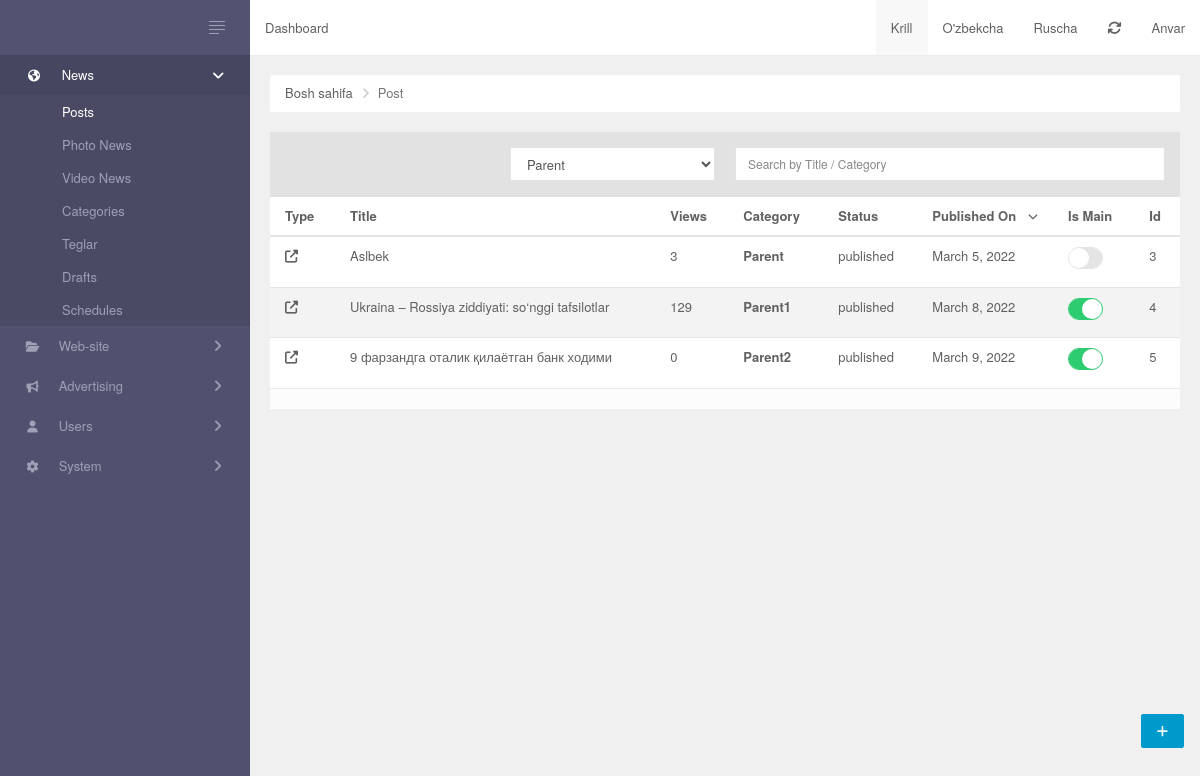
Page / (signed in) on the committed database.
### Admin/models/postAuthor.py (models this page shows, shortened)
class MyUser(AbstractUser):
    bio = models.CharField(max_length = 200, blank = True)
    location = models.CharField(max_length=30, blank=True)
    birth_date = models.DateTimeField(null = True, blank = True)
    img = models.ImageField(upload_to='users/', blank = True, null = True)
    facebook_link = models.URLField(max_length=200, blank=True, null=True)
    instagram_link = models.URLField(max_length=200, blank=True, null=True)
    youtube_link = models.URLField(max_length=200, blank=True, null=True)
    telegram_link = models.URLField(max_length=200, blank=True, null=True)
    gitHub_link = models.URLField(max_length=200, blank=True, null=True)
    STATUS = Choices('enable', 'disabled')
    status = StatusField()

### Admin/models/post.py (models this page shows, shortened)
class Post(models.Model):
    name = models.CharField(max_length = 200)
    slug = models.SlugField(unique=True, max_length=100)
    img = models.ImageField(upload_to='image/', default=True)
    short_info = models.CharField(max_length = 150)
    description = QuillField()
    category = models.ForeignKey('Category', on_delete = models.CASCADE)
    tags = TaggableManager()
    created_at = models.DateTimeField(auto_now_add = True)
    updated_at = models.DateTimeField(auto_now = True)
    STATUS = Choices('draft', 'published', 'disabled', 'posted')
    status = StatusField()
    views = models.PositiveBigIntegerField(default = 0)
    author = models.ForeignKey('MyUser', on_delete = models.CASCADE)
    is_main = models.BooleanField(default = False)

### Admin/models/category.py (models this page shows)
class Category(MPTTModel):
    name = models.CharField(max_length = 200)
    slug = models.SlugField(unique=True)
    description = models.TextField()
    is_hidden = models.BooleanField()
    is_home = models.BooleanField()
    creted_at = models.DateTimeField(auto_now_add = True)
    parent = TreeForeignKey('self', on_delete=models.CASCADE, null=True, blank=True, related_name='children')
    class MPTTMeta:
        order_insertion_by = ['name']
    def __str__(self):
        return self.name

### Admin/views.py (the view)
# urls.py: path('', index, name ='home'),
def index(request):
    news = Post.objects.all()
    category = Category.objects.all()
    return render(request,'index.html',{'news':news,'categories':category})

### Admin/templates/index.html (shortened to what this page needs)
{% extends 'base.html' %}
{% load static %}
{% block content %}
        <div class="main-panel">
            {% include 'inc/header.html' %}
            <div class="main-content">
                <ul class="breadcrumb ">
                    <li><a href="{% url 'home' %}">Bosh sahifa</a></li>
                    <li class="active">Post</li>
                </ul>
                <div class="button-panel">
                    <a class="btn btn-fab btn-raised btn-primary" href="#" title="Create news Post"><i class="fa fa-plus"></i></a>
                </div>
                <div id="post-grid" data-pjax-container="">
                    <div class="panel panel-default data-grid">
                        <div class="panel-heading">
                            <div class="row" id="data-grid-filters">
                                <form id="w0" action="{% url 'news_search' %}" method="post">
                                    <div class="col col-md-3  col-md-offset-3">
                                        <div class="form-group field-post-_domain">
                                            <select class="form-control">
                                                {% for i in categories %}
                                                <option value="{{i.name}}">{{i.name}}</option>
                                                {% endfor %}
                                            </select>
                                        </div>
                                    </div>
                                    <div class="col col-md-6 col-md-6">
                                        <div class="form-group field-post-search">
                                            <input type="text" id="post-search" class="form-control" name="query" placeholder="Search by Title / Category">
                                        </div>
                                    </div>
                                </form>
                            </div>
                        </div>
                        <div id="data-grid" class="table-responsive scroll">
                            <table class="table table-striped table-hover">
                                <thead>
                                    <tr>
                                        <th><a href="/post/index?sort=type" data-sort="type">Type</a></th>
                                        <th><a href="/post/index?sort=title" data-sort="title">Title</a></th>
                                        <th><a href="/post/index?sort=views" data-sort="views">Views</a></th>
                                        <th><a href="/post/index?sort=views" data-sort="views">Category</a></th>
                                        <th><a href="/post/index?sort=status" data-sort="status">Status</a></th>
                                        <th><a class="desc" href="/post/index?sort=published_on" data-sort="published_on">Published On</a></th>
                                        <th><a href="/post/index?sort=is_main" data-sort="is_main">Is Main</a></th>
                                        <th>Id</th>
                                    </tr>
                                </thead>
                                <tbody>
                                    {% for i in news %}
                                    <tr class="  " data-key="620ddae1f2750876ef694475">
                                        <td><a href="#" data-pjax="0" target="_blank"><i class="fa fa-external-link"></i></a></td>
                                        <td><a href="#" data-pjax="0">{{i.name|truncatechars:100}}</a></td>
                                        <td>{{i.views}}</td>
                                        <th><a href="" data-sort="views">{{i.category}}</a></th>
                                        <td>{{i.status}}</td>
                                        <td>{{i.created_at|date}}</td>
                                        <td>
                                            <label id="checkBo_w30" class="switch switch-sm">
                                                <input type="checkbox" name="is_main" {% if i.is_main %}checked{% endif %} ><span><i class='handle'></i></span>
                                            </label>
                                        </td>
                                        <td><a href="/post/schedule?p=620ddae1f2750876ef694475" data-pjax="0">{{i.id}}</a></td>
                                    </tr>
                                    {% endfor %}
                                </tbody>
                            </table>
                            <div class='panel-footer'>
                            </div>
                        </div>
                    </div>
                </div>
            </div>
        </div>
{% endblock %}

### Admin/templates/inc/header.html (shortened to what this page needs)
<header class="header navbar">
    <ul class="nav navbar-nav hidden-xs">
        <li>
            <p class="navbar-text">Dashboard</p>
        </li>
    </ul>
    <ul class="nav navbar-nav navbar-right hidden-xs">
        <li class="active">
            <a href="/post/index">Krill</a>
        </li>
        <li class="">
            <a href="/uz/post/index">O'zbekcha</a>
        </li>
        <li class="">
            <a href="/ru/post/index">Ruscha</a>
        </li>
        <li>
            <a href="/system/cache">
                <i class="fa fa-refresh"></i>
            </a>
        </li>
        <li>
            <a data-toggle="dropdown">
                <span>{{user.username}}</span>
            </a>
        </li>
    </ul>
</header>

### static/css/style.css (style rules this page uses)
.button-panel { bottom: 52px; position: fixed; right: 16px; z-index: 10000; }
.main-panel { transition: margin 0.33s cubic-bezier(0.685, 0.0473, 0.346, 1) 0s; }
.form-group { position: relative; }
.header .nav li.active { background-color: #F8F8F8; }
.header { border-bottom: 2px solid #e3e3e3; padding-bottom: 5px; display: block; }
.desc:after { font-family: FontAwesome; content: "\f078"; font-size: 10px; float: right; padding-top: 2px; }
.panel-heading .form-group { margin: 0px; }

### templates/base.html (style rules this page uses)
.scroll { overflow: auto; white-space: nowrap; }

### rows in the picture
MyUser: username "Anvar"
Post: name "Aslbek", views "3", category "Parent", status "published", created_at "March 5, 2022", id "3"
Post: name "Ukraina – Rossiya ziddiyati: so‘nggi tafsilotlar", views "129", category "Parent1", status "published", created_at "March 8, 2022", id "4"
Post: name "9 фарзандга оталик қилаётган банк ходими", views "0", category "Parent2", status "published", created_at "March 9, 2022", id "5"

### other values in the picture
form field value "Parent"
